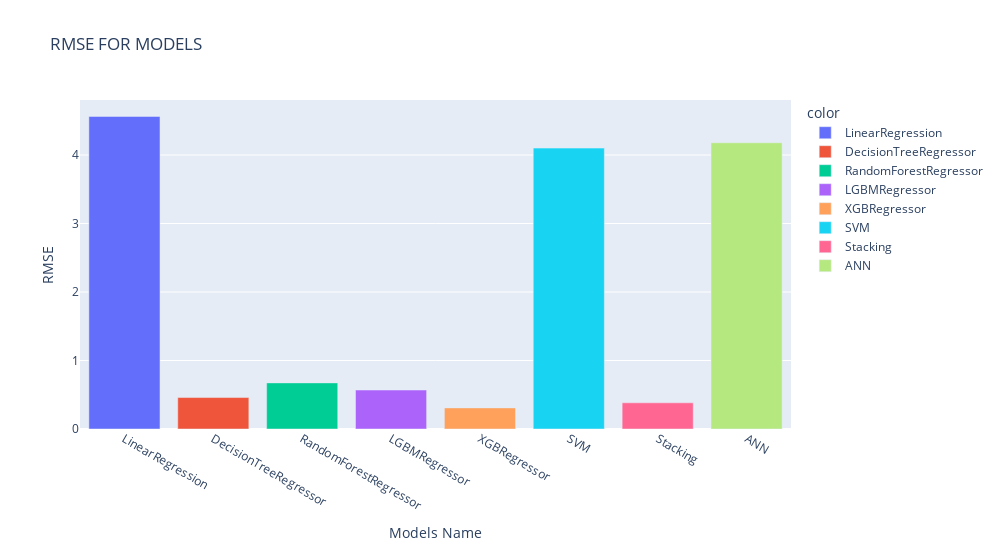

The notebook cell this image was saved under:
### Code cell
import plotly.express as px
# Example data
x = list(RMSE_DIC.keys())
y = list(RMSE_DIC.values())

# Create the bar plot
fig = px.bar(x=x, y=y, title='RMSE FOR MODELS',
             color = x, labels={'x': 'Models Name', 'y': 'RMSE'},
             width=1000, height=550)

# Display the plot
fig.show()

### Figure 1 — Plotly figure (JSON) as saved in the notebook; plotly's stock layout.template omitted (floating-point values rounded to 4 significant figures)
{"data": [{"alignmentgroup": "True", "hovertemplate": "color=LinearRegression<br>Models Name=%{x}<br>RMSE=%{y}<extra></extra>", "legendgroup": "LinearRegression", "marker": {"color": "#636efa", "pattern": {"shape": ""}}, "name": "LinearRegression", "offsetgroup": "LinearRegression", "orientation": "v", "showlegend": true, "textposition": "auto", "type": "bar", "x": ["LinearRegression"], "xaxis": "x", "y": [4.563], "yaxis": "y"}, {"alignmentgroup": "True", "hovertemplate": "color=DecisionTreeRegressor<br>Models Name=%{x}<br>RMSE=%{y}<extra></extra>", "legendgroup": "DecisionTreeRegressor", "marker": {"color": "#EF553B", "pattern": {"shape": ""}}, "name": "DecisionTreeRegressor", "offsetgroup": "DecisionTreeRegressor", "orientation": "v", "showlegend": true, "textposition": "auto", "type": "bar", "x": ["DecisionTreeRegressor"], "xaxis": "x", "y": [0.4593], "yaxis": "y"}, {"alignmentgroup": "True", "hovertemplate": "color=RandomForestRegressor<br>Models Name=%{x}<br>RMSE=%{y}<extra></extra>", "legendgroup": "RandomForestRegressor", "marker": {"color": "#00cc96", "pattern": {"shape": ""}}, "name": "RandomForestRegressor", "offsetgroup": "RandomForestRegressor", "orientation": "v", "showlegend": true, "textposition": "auto", "type": "bar", "x": ["RandomForestRegressor"], "xaxis": "x", "y": [0.6732], "yaxis": "y"}, {"alignmentgroup": "True", "hovertemplate": "color=LGBMRegressor<br>Models Name=%{x}<br>RMSE=%{y}<extra></extra>", "legendgroup": "LGBMRegressor", "marker": {"color": "#ab63fa", "pattern": {"shape": ""}}, "name": "LGBMRegressor", "offsetgroup": "LGBMRegressor", "orientation": "v", "showlegend": true, "textposition": "auto", "type": "bar", "x": ["LGBMRegressor"], "xaxis": "x", "y": [0.5692], "yaxis": "y"}, {"alignmentgroup": "True", "hovertemplate": "color=XGBRegressor<br>Models Name=%{x}<br>RMSE=%{y}<extra></extra>", "legendgroup": "XGBRegressor", "marker": {"color": "#FFA15A", "pattern": {"shape": ""}}, "name": "XGBRegressor", "offsetgroup": "XGBRegressor", "orientation": "v", "showlegend": true, "textposition": "auto", "type": "bar", "x": ["XGBRegressor"], "xaxis": "x", "y": [0.308], "yaxis": "y"}, {"alignmentgroup": "True", "hovertemplate": "color=SVM<br>Models Name=%{x}<br>RMSE=%{y}<extra></extra>", "legendgroup": "SVM", "marker": {"color": "#19d3f3", "pattern": {"shape": ""}}, "name": "SVM", "offsetgroup": "SVM", "orientation": "v", "showlegend": true, "textposition": "auto", "type": "bar", "x": ["SVM"], "xaxis": "x", "y": [4.101], "yaxis": "y"}, {"alignmentgroup": "True", "hovertemplate": "color=Stacking<br>Models Name=%{x}<br>RMSE=%{y}<extra></extra>", "legendgroup": "Stacking", "marker": {"color": "#FF6692", "pattern": {"shape": ""}}, "name": "Stacking", "offsetgroup": "Stacking", "orientation": "v", "showlegend": true, "textposition": "auto", "type": "bar", "x": ["Stacking"], "xaxis": "x", "y": [0.3823], "yaxis": "y"}, {"alignmentgroup": "True", "hovertemplate": "color=ANN<br>Models Name=%{x}<br>RMSE=%{y}<extra></extra>", "legendgroup": "ANN", "marker": {"color": "#B6E880", "pattern": {"shape": ""}}, "name": "ANN", "offsetgroup": "ANN", "orientation": "v", "showlegend": true, "textposition": "auto", "type": "bar", "x": ["ANN"], "xaxis": "x", "y": [4.179], "yaxis": "y"}], "layout": {"barmode": "relative", "height": 550, "legend": {"title": {"text": "color"}, "tracegroupgap": 0}, "title": {"text": "RMSE FOR MODELS"}, "width": 1000, "xaxis": {"anchor": "y", "autorange": true, "domain": [0, 1], "range": [-0.5, 7.5], "title": {"text": "Models Name"}, "type": "category"}, "yaxis": {"anchor": "x", "autorange": true, "domain": [0, 1], "range": [0, 4.803], "title": {"text": "RMSE"}, "type": "linear"}}}
